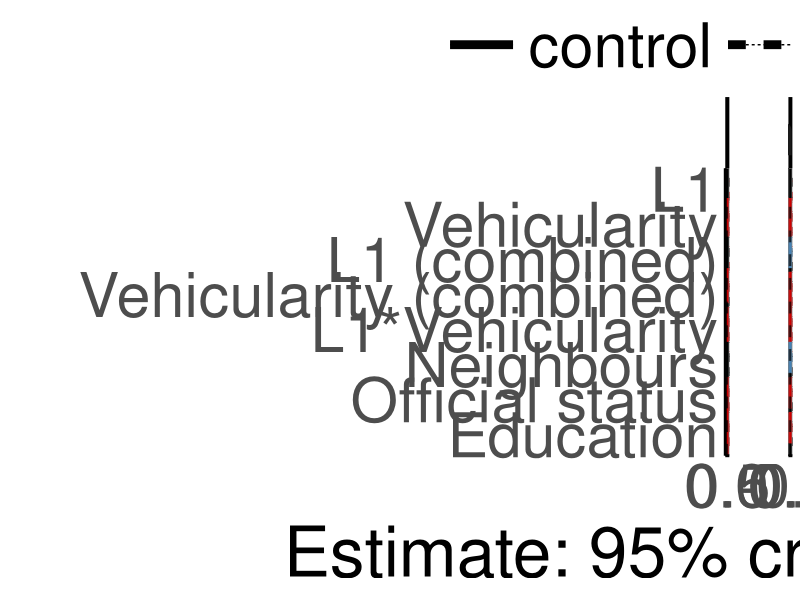
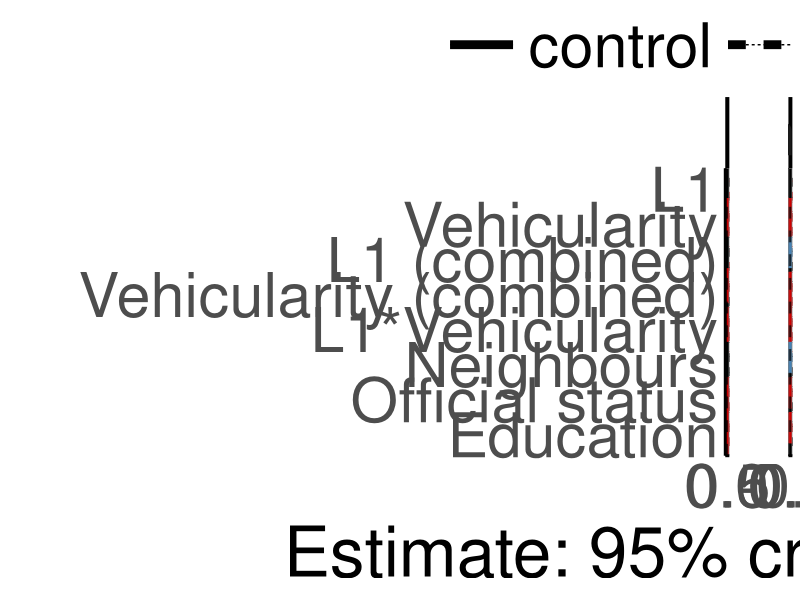
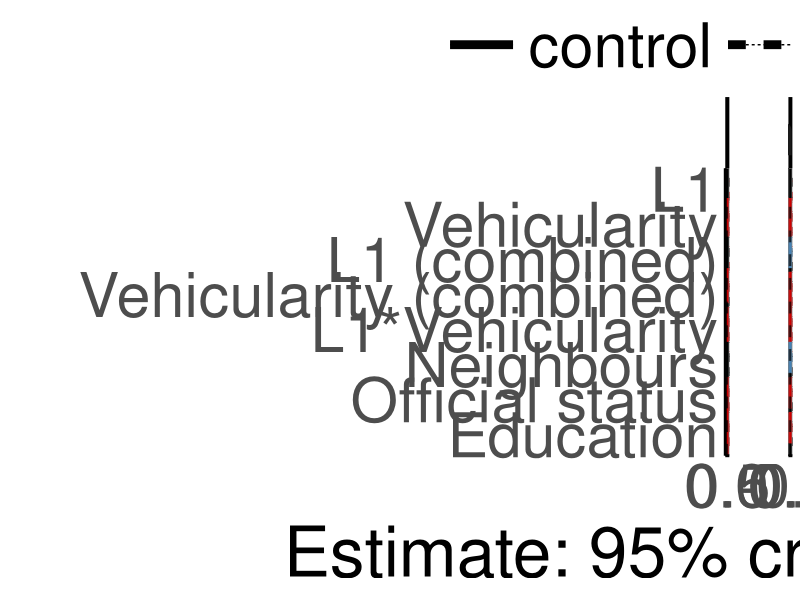
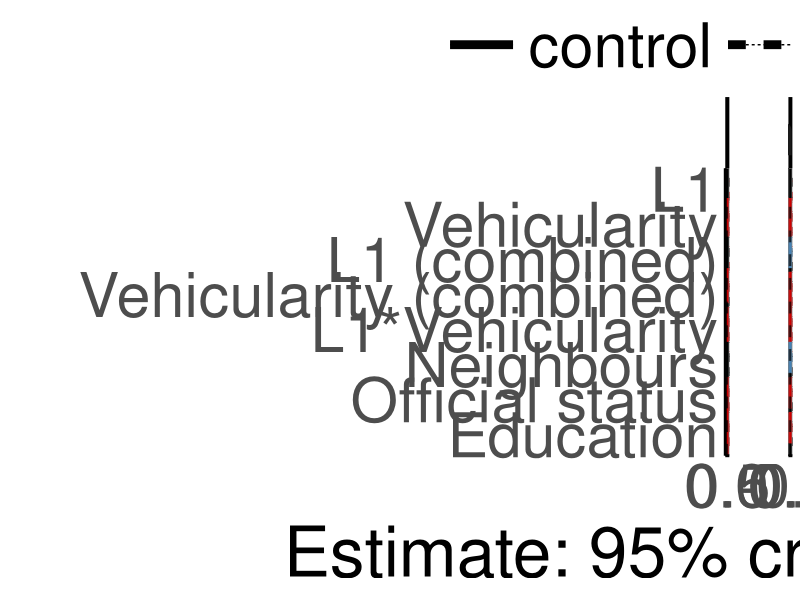
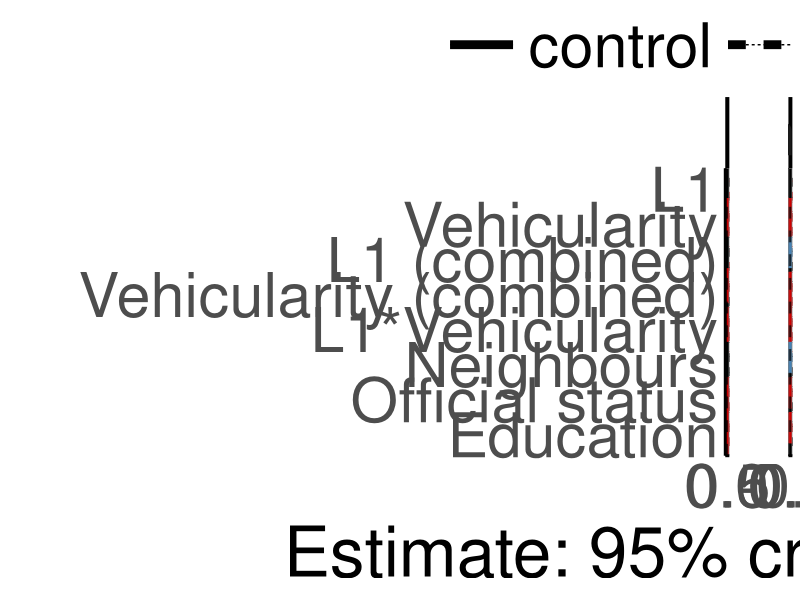
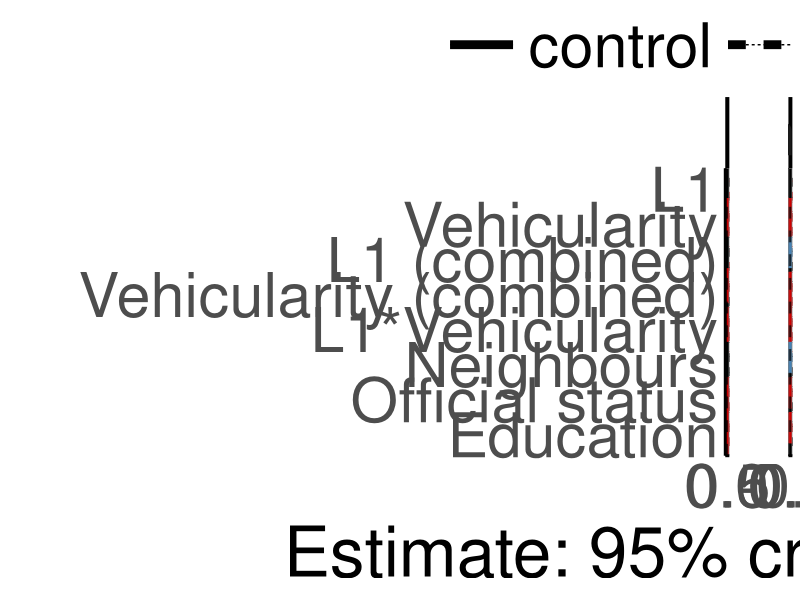

Reproduce these figures in R, in order.
suppressPackageStartupMessages({
  library(dplyr)
  library(ggplot2)
})

# script was written by Olena Shcherbakova and modified by Sam Passmore

effs_I <-
  read.csv("output_tables_reanalysis/ effects Informativity_reanalysis_social_models .csv")
effs_I$variable <- "informativity"

effs_B <-
  read.csv("output_tables_reanalysis/ effects Boundness_reanalysis_social_models .csv")
effs_B$variable <- "fusion"

effs_B <- effs_B %>%
  rename(lower = 2,
         upper = 4,
         mean = 3)

effs_I <- effs_I %>%
  rename(lower = 2,
         upper = 4,
         mean = 3)

effs_1 <- as.data.frame(rbind(effs_B, effs_I))

effs_1$control <- "yes"

effs_I <-
  read.csv("output_tables_reanalysis/ effects Informativity_reanalysis_social_only_models .csv")
effs_I$variable <- "informativity"

effs_B <-
  read.csv("output_tables_reanalysis/ effects Boundness_reanalysis_social_only_models .csv")
effs_B$variable <- "fusion"

effs_B <- effs_B %>%
  rename(lower = 2,
         upper = 4,
         mean = 3)

effs_I <- effs_I %>%
  rename(lower = 2,
         upper = 4,
         mean = 3)

effs_2 <- as.data.frame(rbind(effs_B, effs_I))
effs_2$control <- "no"

effs_1 <- effs_1 %>%
  rename(lower = 2,
         upper = 4,
         mean = 3)

effs_2 <- effs_2 %>%
  rename(lower = 2,
         upper = 4,
         mean = 3)

effs <- as.data.frame(rbind(effs_1, effs_2))

effs_main <- effs %>%
  rename(lower = 2,
         upper = 4,
         mean = 3) %>%
  filter(!grepl("nonlinear", model)) %>%
  filter(!grepl("SD", effect)) %>%
  filter(!grepl("Intercept", effect))


#removing "(linear)" part within the model column
effs_main$model <- gsub("(\\s*\\(\\w+\\))", "", effs_main$model)

#adding "combined" after L1/L1 proportion where applicable
effs_main$effect <-
  ifelse(
    grepl("L1 speakers\\+", effs_main$model),
    paste(effs_main$effect, "(combined)"),
    effs_main$effect
  )

# effs_main <- effs_main %>%
#   mutate(
#     effect = dplyr::recode(
#       effect,
#       "L2 proportion (combined)" = "L2 (combined)",
#       "L1*L2 proportion" = "L1*L2",
#       "L2 proportion" = "L2"
#     )
#   )

eff_main_plot_df = effs_main %>%
  as.data.frame() %>%
  mutate_if(is.character, as.factor) %>%
  mutate(effect = factor(
    effect,
    levels = c(
      "Education",
      "Official status",
      "Neighbours",
      #"L1*L2",
      "L1*Vehicularity",
      #"L2 (combined)",
      "Vehicularity (combined)",
      "L1 (combined)",
      #"L2",
      "Vehicularity",
      "L1"
    )
  )) %>%
  mutate(importance = case_when((lower < 0 &
                                   upper < 0)  ~ "negative",
                                (lower > 0 &
                                   upper > 0)  ~ "positive",
                                (lower < 0 & upper > 0) |
                                  (lower < 0 &
                                     upper == 0) |
                                  (lower == 0 & upper > 0) ~ "no"
  )) %>%
  mutate(importance = as.factor(importance)) %>%
  mutate(importance = factor(
    importance,
    levels = c("no", "positive", "negative"),
    ordered = TRUE
  )) %>% 
  mutate(control = if_else(control == "yes", "control", "no control")) %>% 
  mutate(control = factor(control, levels = c("control", "no control"), ordered = TRUE))

dodge_width <- 0.8

effs_main_plot_bw <- ggplot(eff_main_plot_df,
                            aes(
                              y = effect,
                              x = mean,
                              linetype = control,
                              color = importance
                            )) +
  geom_errorbar(
    aes(xmin = lower, xmax = upper),
    width = 0.5,
    linewidth = 3,
    position = position_dodge(width = dodge_width)
  ) +
  geom_point(size = 10,
             position = position_dodge(width = dodge_width)) +
  geom_line(position = position_dodge(width = dodge_width)) +
  geom_vline(
    aes(xintercept = 0),
    linetype = 2,
    linewidth = 1,
    alpha = 0.7
  ) +
  scale_color_manual(values = c("black", "red3", "steelblue")) +
  ylab("") +
  xlab("Estimate: 95% credible interval") +
  #  theme_light() +
  theme_minimal() +
  facet_grid(. ~ variable, scales = "free_x", space = "free") +
  theme(
    text = element_text(size = 55), # face = "bold"),
    #    legend.text = element_text(size = 25),
    axis.title = element_text(size = 50),
    #    legend.title = element_text(size = 25),
    #    strip.text.x = element_text(size = 25),
    legend.spacing.y = unit(2.7, 'cm'),
    legend.key.width = unit(2, 'cm'),
    legend.direction = "horizontal",
    legend.position = "top",
    legend.title = element_blank(),
    axis.line = element_line(linewidth = 1),
    strip.background = element_rect(color = "black", linewidth = 2),
    panel.spacing.x = unit(15, "mm"),
    panel.grid = element_blank(),
    panel.border = element_rect(color = "gray 50", fill = NA)
  ) +
  guides(color = "none")


effs_main_plot_bw

ggsave(
  file = "output_reanalysis/effects_plot.png",
  plot = effs_main_plot_bw,
  height = 24,
  width = 30,
  dpi = 400
)


effs_main_plot_bw
ggsave(
  file = "output_reanalysis/effects_plot.pdf",
  plot = effs_main_plot_bw,
  height = 22,
  width = 36,
  dpi = 600
)

effs_main_plot_bw
ggsave(
  file = "output_reanalysis/effects_plot.jpeg",
  plot = effs_main_plot_bw,
  height = 22,
  width = 36,
  dpi = 600
)
